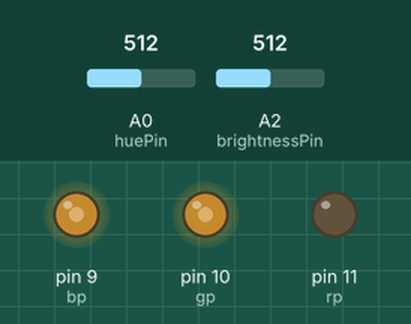
Simulated run of this sketch. Board: Arduino Uno, built with avr-gcc and run on an emulated ATmega328P. Shown: output pins drawn as LEDs (lit = HIGH). Inputs (shaded band) come from the test bench; at power-on: A0 (huePin) = 512, A2 (brightnessPin) = 512.

Above: at 1.2 s.
1.3 s: A0 (huePin) set to 716
At 2.4 s:
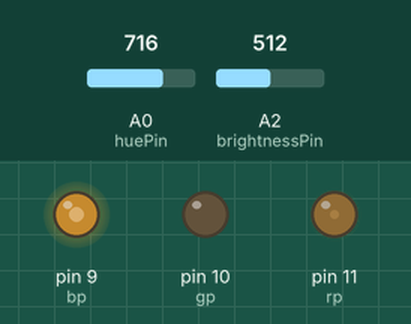
2.8 s: A2 (brightnessPin) set to 716
At 3.5 s:
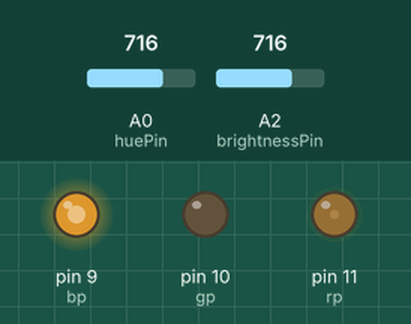
4.3 s: A0 (huePin) set to 900
At 4.6 s:
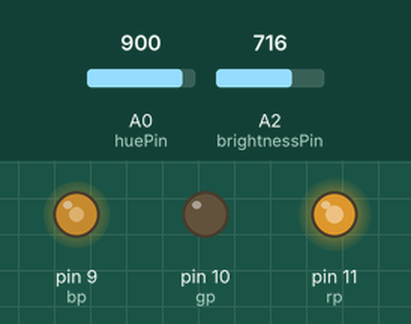
5.8 s: A2 (brightnessPin) set to 900
At 6.9 s:
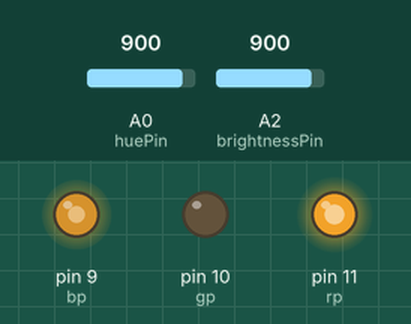
7.3 s: A0 (huePin) set to 1023
At 8.0 s:
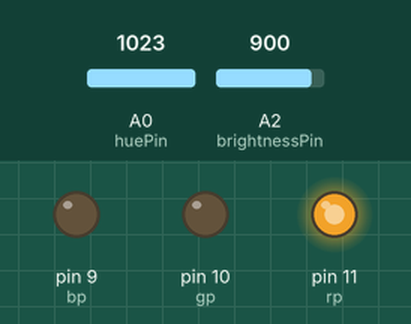
8.8 s: A2 (brightnessPin) set to 511
At 9.1 s:
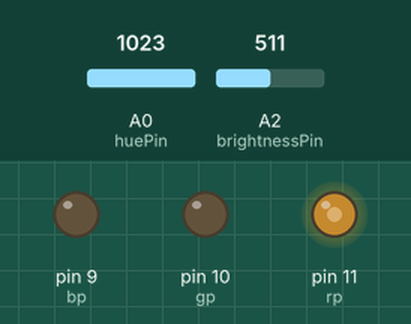
Timing chart, 0 to 11.3 s (numbered marks = the images above; inputs shaded):
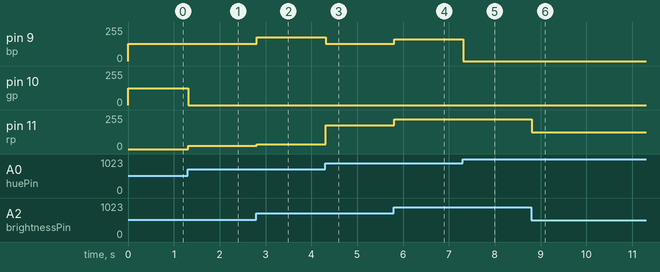

Measured:
- after the input at 1.3 s, pin 10 (gp): 127/255 → 0/255 at once; pin 11 (rp): 0/255 → 25/255 at once
- after the input at 2.8 s, pin 9 (bp): 128/255 → 179/255 at once; pin 11 (rp): 25/255 → 35/255 at once
- after the input at 4.3 s, pin 9 (bp): 179/255 → 129/255 at once; pin 11 (rp): 35/255 → 179/255 at once
- after the input at 5.8 s, pin 9 (bp): 129/255 → 162/255 at once; pin 11 (rp): 179/255 → 225/255 at once
- after the input at 7.3 s, pin 9 (bp): 162/255 → 0/255 at once
- after the input at 8.8 s, pin 11 (rp): 225/255 → 127/255 at once

The sketch:

hsv_2potentiometer_led.ino
```cpp
#include "structs.h"

int huePin = A0;
int brightnessPin = A2;
int hval = 0;
int bval = 0;
float hV = 0;
float bV = 0;
int rp = 11;
int gp = 10;
int bp = 9;
int dt = 30;

rgb hsv_to_rgb(hsv colour)
{
  float C = colour.v * colour.s;
  float H1 = colour.h / 60.;
  float X = C * (1. - abs(modulo(H1, 2) - 1.));

  rgb output;
  if (0. <= H1 && H1 < 1.)
  {
    output.r = C;
    output.g = X;
    output.b = 0;
  }
  else if (1. <= H1 && H1 < 2.)
  {
    output.r = X;
    output.g = C;
    output.b = 0;
  }
  else if (2. <= H1 && H1 < 3.)
  {
    output.r = 0;
    output.g = C;
    output.b = X;
  }
  else if (3. <= H1 && H1 < 4.)
  {
    output.r = 0;
    output.g = X;
    output.b = C;
  }
  else if (4. <= H1 && H1 < 5.)
  {
    output.r = X;
    output.g = 0;
    output.b = C;
  }
  else if (5. <= H1 && H1 < 6.)
  {
    output.r = C;
    output.g = 0;
    output.b = X;
  }

  float m = colour.v - C;
  output.r += m;
  output.g += m;
  output.b += m;

  return output;
}


 hsv hsv_colour;
 rgb rgb_colour;

void setup() {
  // put your setup code here, to run once:
  pinMode(huePin, INPUT);
  pinMode(brightnessPin, INPUT);

  pinMode(rp, OUTPUT);
  pinMode(gp, OUTPUT);
  pinMode(bp, OUTPUT);

  //Serial.begin(9600);
}

void loop() {
  //Serial.println("");
  //Serial.println("");
  hval = analogRead(huePin);
  bval = analogRead(brightnessPin);

  hV = 5. / 1023. * hval;
  bV = 5. / 1023. * bval;
  //Serial.println((String)"hue Voltage = " + hV);

  hsv_colour.h = hV * 359.9 / 5.;
  hsv_colour.s = 1.;
  hsv_colour.v = bV / 5.; // / by 5 is to reduce to 0 - 1 range. Bigger scalar to reduce max value and reduce brightness

  // print hue and value
  //Serial.print("hue = ");
  //Serial.println(hsv_colour.h);
  //Serial.print("brightness = ");
  //Serial.println(hsv_colour.v);
  //Serial.println("");

  rgb_colour = hsv_to_rgb(hsv_colour);


  //Serial.println((String)"rgb float values: (" + rgb_colour.r + ", " + rgb_colour.g + ", " + rgb_colour.b + ")");
  //Serial.println((String)"rgb int values: (" + rgb_colour.r_int() + ", " + rgb_colour.g_int() + ", " + rgb_colour.b_int() + ")");
  //Serial.println("");
  //Serial.println("");

  analogWrite(rp, rgb_colour.r_int());
  analogWrite(gp, rgb_colour.g_int());
  analogWrite(bp, rgb_colour.b_int());

  delay(dt);
}
```

structs.h
```cpp
float clamp(float val, float min, float max)
{
  if (val < min)
    return min;
  else if (val > max)
    return max;
  return val;
}

float modulo(float val, float div)
{
  while (val > div)
  {
    val -= div;
  }
  return val;
}

struct rgb
{
  float r;
  float g;
  float b;

  rgb()
  {
    r = 0;
    g = 0;
    b = 0;
  }

  rgb(float red, float green, float blue)
  {
    r = red;
    g = green;
    b = blue;
  }

  rgb(uint8_t red, uint8_t green, uint8_t blue)
  {
    r = (float)red / 256.;
    g = (float)green / 256.;
    b = (float)blue / 256.;
  }

  uint8_t r_int()
  {
    return clamp(256. * r, 0., 255.9);
  }

  uint8_t g_int()
  {
    return clamp(256. * g, 0., 255.9);
  }

  uint8_t b_int()
  {
    return clamp(256. * b, 0., 255.9);
  }
};

struct hsv
{
  float h;
  float s;
  float v;

  hsv()
  {
    h = 0;
    s = 0;
    v = 0;
  }

  hsv(float hue, float saturation, float value)
  {
    h = clamp(hue, 0., 360.);
    s = clamp(saturation, 0., 1.);
    v = clamp(value, 0., 1.);
  }
};
```
